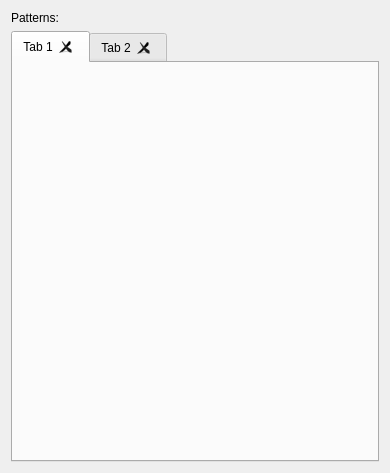
<?xml version="1.0" encoding="UTF-8"?>
<ui version="4.0">
 <class>MathLibraryEditor</class>
 <widget class="QWidget" name="MathLibraryEditor">
  <property name="geometry">
   <rect>
    <x>0</x>
    <y>0</y>
    <width>390</width>
    <height>473</height>
   </rect>
  </property>
  <property name="windowTitle">
   <string>Form</string>
  </property>
  <layout class="QVBoxLayout" name="verticalLayout">
   <item>
    <widget class="QLabel" name="label">
     <property name="text">
      <string>Patterns:</string>
     </property>
    </widget>
   </item>
   <item>
    <widget class="QTabWidget" name="patternTabs">
     <property name="currentIndex">
      <number>0</number>
     </property>
     <property name="tabsClosable">
      <bool>true</bool>
     </property>
     <property name="movable">
      <bool>true</bool>
     </property>
     <widget class="QWidget" name="tab">
      <attribute name="title">
       <string>Tab 1</string>
      </attribute>
     </widget>
     <widget class="QWidget" name="tab_2">
      <attribute name="title">
       <string>Tab 2</string>
      </attribute>
     </widget>
    </widget>
   </item>
  </layout>
 </widget>
 <resources/>
 <connections/>
</ui>
